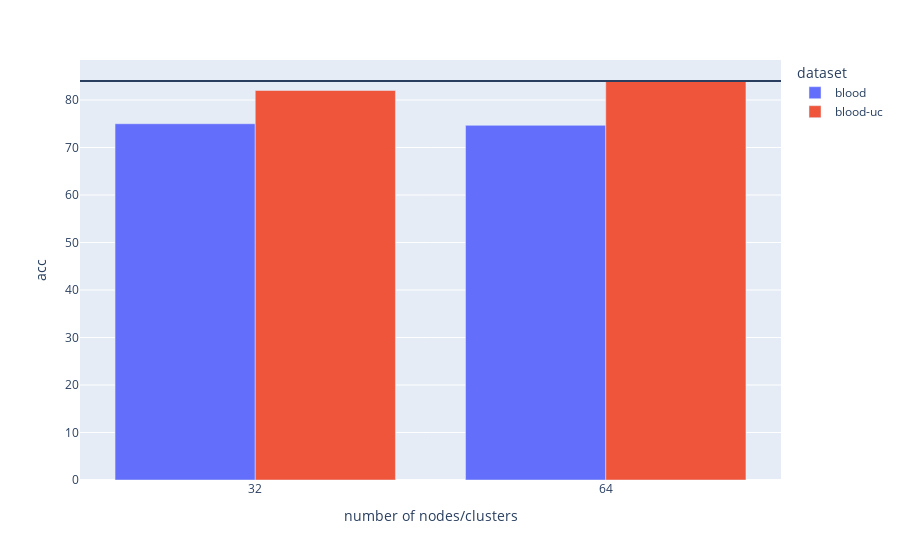

Notebook cell for this chart:
### Code cell
import pandas as pd
import plotly.express as px
data = pd.read_csv("/home/uz1/projects/GCN/GraphGym/run/results/gg.csv")

#group by dataset and plot number of nodes/clusters vs acc
data = data.groupby(['dataset','number of nodes/clusters']).mean().reset_index()
print(data.head())

#remove if number of nodes is 128 or 16
data = data[data['number of nodes/clusters'] != 16]
data = data[data['number of nodes/clusters'] != 128]

#where dataset isin derma or derm-uc
data = data[data['dataset'].isin(['blood','blood-uc'])]

fig = px.bar(data, x="number of nodes/clusters", y="acc", color="dataset",barmode="group")
# add horizontal line for baseline at 0.7
fig.add_hline(y=84)

#add dim as columns
fig.show()

### Figure 1 — Plotly figure (JSON) as saved in the notebook; plotly's stock layout.template omitted (floating-point values rounded to 4 significant figures)
{"data": [{"alignmentgroup": "True", "hovertemplate": "dataset=blood<br>number of nodes/clusters=%{x}<br>acc=%{y}<extra></extra>", "legendgroup": "blood", "marker": {"color": "#636efa", "pattern": {"shape": ""}}, "name": "blood", "offsetgroup": "blood", "orientation": "v", "showlegend": true, "textposition": "auto", "type": "bar", "x": [32, 64], "xaxis": "x", "y": [75, 74.67], "yaxis": "y"}, {"alignmentgroup": "True", "hovertemplate": "dataset=blood-uc<br>number of nodes/clusters=%{x}<br>acc=%{y}<extra></extra>", "legendgroup": "blood-uc", "marker": {"color": "#EF553B", "pattern": {"shape": ""}}, "name": "blood-uc", "offsetgroup": "blood-uc", "orientation": "v", "showlegend": true, "textposition": "auto", "type": "bar", "x": [32, 64], "xaxis": "x", "y": [82, 84], "yaxis": "y"}], "layout": {"barmode": "group", "legend": {"title": {"text": "dataset"}, "tracegroupgap": 0}, "margin": {"t": 60}, "shapes": [{"type": "line", "x0": 0, "x1": 1, "xref": "x domain", "y0": 84, "y1": 84, "yref": "y"}], "xaxis": {"anchor": "y", "domain": [0, 1], "title": {"text": "number of nodes/clusters"}}, "yaxis": {"anchor": "x", "domain": [0, 1], "title": {"text": "acc"}}}}
